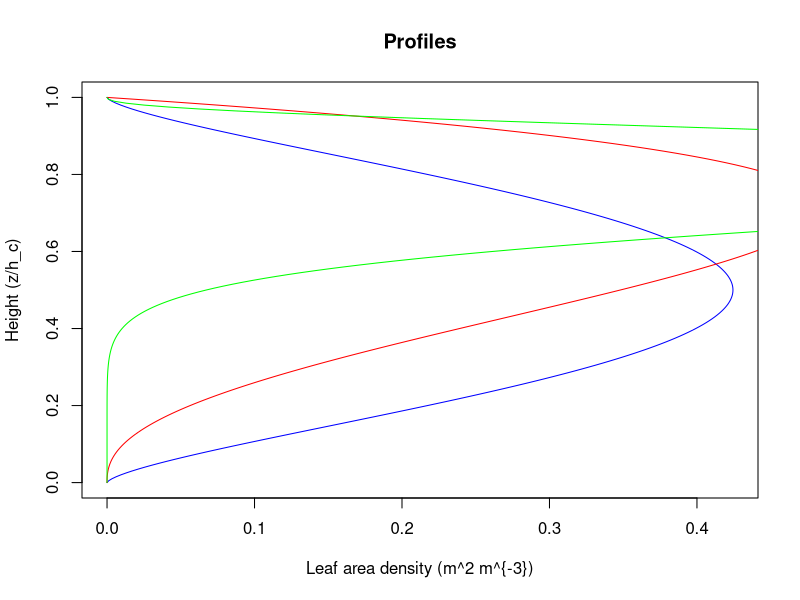

Generate this figure with R: (Note: this script raises an error after producing the figure.)

# % Supplemental program 2.1
# 
# % ----------------------------------------------
#   % Calculate and graph leaf area density profiles
# % ----------------------------------------------
#   

# Parameters for beta distribution
p <- c(2.5, 3.5, 11.5)
q <- c(2.5, 2.0, 3.5)

# Canopy parameters
LAI <- 5
hc <- 20
cat("Leaf area index =", LAI, "\n")

# Create a vector of heights (z) with linearly spaced values
z_min <- 0
z_max <- hc
dz <- 0.1
z <- seq(z_min, z_max, by = dz)

# Initialize lists to store leaf area density profiles
y1 <- numeric(length(z))
y2 <- numeric(length(z))
y3 <- numeric(length(z))

# Calculate the leaf area density profile for each [p,q]
for (i in 1:length(p)) {
  
  sum <- 0
  
  # Loop over each height
  for (j in 1:length(z)) {
    x <- z[j] / hc
    lad <- (LAI / hc) * (x^(p[i]-1) * (1 - x)^(q[i]-1)) / beta(p[i], q[i])
    
    # Numerically sum leaf area for each height
    sum <- sum + lad * dz
    
    # Save output for graphing
    if (i == 1) {
      y1[j] <- lad
    } else if (i == 2) {
      y2[j] <- lad
    } else if (i == 3) {
      y3[j] <- lad
    }
  }
  
  cat("p, q =", p[i], q[i], "\n")
  cat("Leaf area index (numerical) =", sum, "\n")
}

# Make a graph for leaf area density in relation to relative height (z/hc)
z_rel <- z / hc

plot(y1, z_rel, type = 'l', col = 'blue', xlab = 'Leaf area density (m^2 m^{-3})',
     ylab = 'Height (z/h_c)', main = 'Profiles')
lines(y2, z_rel, col = 'red')
lines(y3, z_rel, col = 'green')
legend('southeast', legend = c('p,q = 2.5,2.5', 'p,q = 3.5,2.0', 'p,q = 11.5,3.5'),
       col = c('blue', 'red', 'green'), lty = 1)
